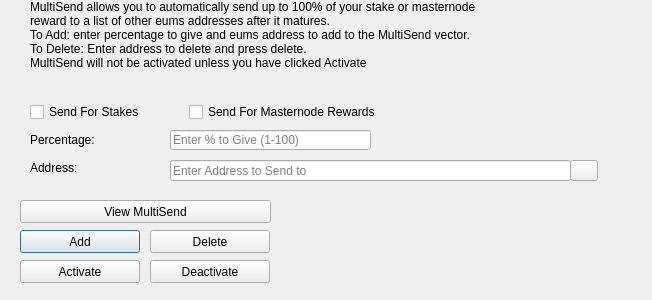
<?xml version="1.0" encoding="UTF-8"?>
<ui version="4.0">
 <class>MultiSendDialog</class>
 <widget class="QDialog" name="MultiSendDialog">
  <property name="windowModality">
   <enum>Qt::NonModal</enum>
  </property>
  <property name="geometry">
   <rect>
    <x>0</x>
    <y>0</y>
    <width>652</width>
    <height>300</height>
   </rect>
  </property>
  <property name="windowTitle">
   <string>MultiSend</string>
  </property>
  <widget class="QLineEdit" name="multiSendPercentEdit">
   <property name="geometry">
    <rect>
     <x>170</x>
     <y>130</y>
     <width>201</width>
     <height>20</height>
    </rect>
   </property>
   <property name="toolTip">
    <string>Enter whole numbers 1 - 100</string>
   </property>
   <property name="placeholderText">
    <string>Enter % to Give (1-100)</string>
   </property>
  </widget>
  <widget class="QLineEdit" name="multiSendAddressEdit">
   <property name="geometry">
    <rect>
     <x>170</x>
     <y>160</y>
     <width>401</width>
     <height>21</height>
    </rect>
   </property>
   <property name="toolTip">
    <string/>
   </property>
   <property name="placeholderText">
    <string>Enter Address to Send to</string>
   </property>
  </widget>
  <widget class="QLabel" name="label_2">
   <property name="geometry">
    <rect>
     <x>30</x>
     <y>0</y>
     <width>451</width>
     <height>121</height>
    </rect>
   </property>
   <property name="lineWidth">
    <number>1</number>
   </property>
   <property name="text">
    <string>MultiSend allows you to automatically send up to 100% of your stake or masternode reward to a list of other eums addresses after it matures.
To Add: enter percentage to give and eums address to add to the MultiSend vector.
To Delete: Enter address to delete and press delete.
MultiSend will not be activated unless you have clicked Activate</string>
   </property>
   <property name="alignment">
    <set>Qt::AlignLeading|Qt::AlignLeft|Qt::AlignTop</set>
   </property>
   <property name="wordWrap">
    <bool>true</bool>
   </property>
  </widget>
  <widget class="QLabel" name="message">
   <property name="geometry">
    <rect>
     <x>290</x>
     <y>200</y>
     <width>351</width>
     <height>91</height>
    </rect>
   </property>
   <property name="text">
    <string/>
   </property>
  </widget>
  <widget class="QPushButton" name="addButton">
   <property name="geometry">
    <rect>
     <x>20</x>
     <y>230</y>
     <width>120</width>
     <height>23</height>
    </rect>
   </property>
   <property name="toolTip">
    <string/>
   </property>
   <property name="statusTip">
    <string>Add to MultiSend Vector</string>
   </property>
   <property name="text">
    <string>Add</string>
   </property>
  </widget>
  <widget class="QPushButton" name="disableButton">
   <property name="geometry">
    <rect>
     <x>150</x>
     <y>260</y>
     <width>120</width>
     <height>23</height>
    </rect>
   </property>
   <property name="statusTip">
    <string>Deactivate MultiSend</string>
   </property>
   <property name="text">
    <string>Deactivate</string>
   </property>
  </widget>
  <widget class="QPushButton" name="addressBookButton">
   <property name="geometry">
    <rect>
     <x>570</x>
     <y>160</y>
     <width>28</width>
     <height>21</height>
    </rect>
   </property>
   <property name="toolTip">
    <string>Choose an address from the address book</string>
   </property>
   <property name="text">
    <string/>
   </property>
   <property name="icon">
    <iconset resource="../eums.qrc">
     <normaloff>:/icons/address-book</normaloff>:/icons/address-book</iconset>
   </property>
   <property name="shortcut">
    <string>Alt+A</string>
   </property>
   <property name="autoDefault">
    <bool>false</bool>
   </property>
  </widget>
  <widget class="QLabel" name="label">
   <property name="geometry">
    <rect>
     <x>30</x>
     <y>130</y>
     <width>121</width>
     <height>20</height>
    </rect>
   </property>
   <property name="toolTip">
    <string>Percentage of stake to send</string>
   </property>
   <property name="text">
    <string>Percentage:</string>
   </property>
  </widget>
  <widget class="QLabel" name="label_5">
   <property name="geometry">
    <rect>
     <x>30</x>
     <y>160</y>
     <width>111</width>
     <height>16</height>
    </rect>
   </property>
   <property name="toolTip">
    <string>Address to send portion of stake to</string>
   </property>
   <property name="text">
    <string>Address:</string>
   </property>
  </widget>
  <widget class="QPushButton" name="deleteButton">
   <property name="geometry">
    <rect>
     <x>150</x>
     <y>230</y>
     <width>120</width>
     <height>23</height>
    </rect>
   </property>
   <property name="toolTip">
    <string/>
   </property>
   <property name="statusTip">
    <string>Delete Address From MultiSend Vector</string>
   </property>
   <property name="text">
    <string>Delete</string>
   </property>
  </widget>
  <widget class="QPushButton" name="activateButton">
   <property name="geometry">
    <rect>
     <x>20</x>
     <y>260</y>
     <width>120</width>
     <height>23</height>
    </rect>
   </property>
   <property name="statusTip">
    <string>Activate MultiSend</string>
   </property>
   <property name="text">
    <string>Activate</string>
   </property>
  </widget>
  <widget class="QPushButton" name="viewButton">
   <property name="geometry">
    <rect>
     <x>20</x>
     <y>200</y>
     <width>251</width>
     <height>23</height>
    </rect>
   </property>
   <property name="toolTip">
    <string/>
   </property>
   <property name="statusTip">
    <string>View MultiSend Vector</string>
   </property>
   <property name="text">
    <string>View MultiSend</string>
   </property>
  </widget>
  <widget class="QWidget" name="horizontalLayoutWidget">
   <property name="geometry">
    <rect>
     <x>30</x>
     <y>100</y>
     <width>351</width>
     <height>24</height>
    </rect>
   </property>
   <layout class="QHBoxLayout" name="horizontalLayout">
    <item>
     <widget class="QCheckBox" name="multiSendStakeCheckBox">
      <property name="text">
       <string>Send For Stakes</string>
      </property>
     </widget>
    </item>
    <item>
     <widget class="QCheckBox" name="multiSendMasternodeCheckBox">
      <property name="text">
       <string>Send For Masternode Rewards</string>
      </property>
     </widget>
    </item>
   </layout>
  </widget>
 </widget>
 <resources>
  <include location="../eums.qrc"/>
 </resources>
 <connections/>
</ui>
